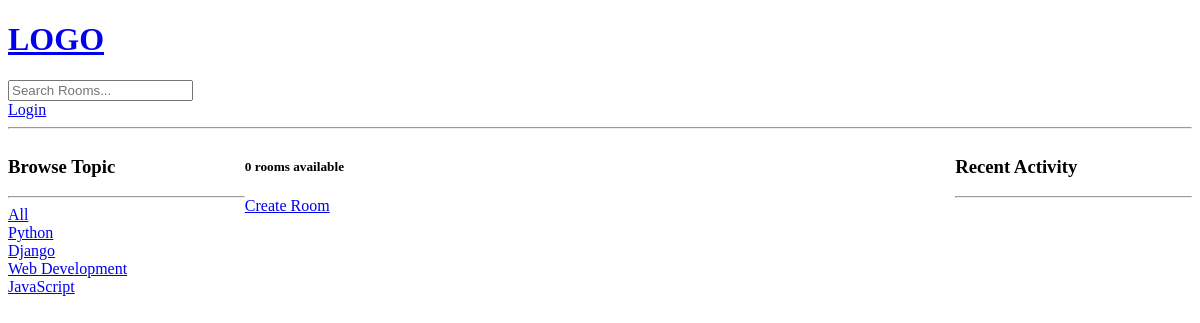
/?q=Python, run on an earlier commit of the app's database.
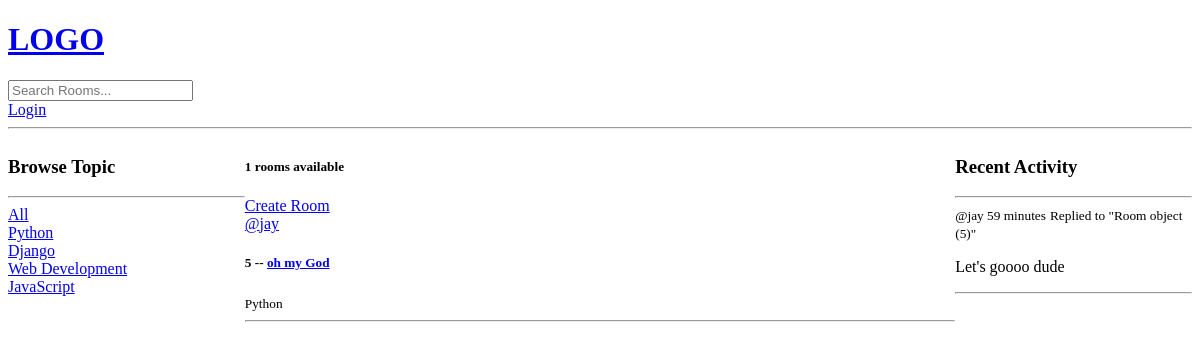
And on a later commit of the database.
### base/models.py (models this page shows, shortened)
class Topic(models.Model):
    name = models.CharField(max_length=200)

class Room(models.Model):
    host = models.ForeignKey(User, on_delete=models.SET_NULL, null=True)
    topic =  models.ForeignKey(Topic, on_delete=models.SET_NULL, null=True)
    name = models.CharField(max_length=200)
    description = models.TextField(null=True, blank =True)
    participants = models.ManyToManyField(User, related_name='participants', blank=True)
    updated = models.DateTimeField(auto_now=True)
    created = models.DateTimeField(auto_now_add=True)

class Message(models.Model):
    user = models.ForeignKey(User, on_delete=models.CASCADE)
    room = models.ForeignKey(Room, on_delete=models.CASCADE)
    body = models.TextField()
    updated = models.DateTimeField(auto_now=True)
    created = models.DateTimeField(auto_now_add=True)

### base/views.py (the view)
# urls.py: path('', views.home, name='home'),
def home(request):
   q = request.GET.get('q') if request.GET.get('q') != None else ''
   rooms = Room.objects.filter(Q(topic__name__icontains=q) |
                               Q(name__icontains=q) |
                               Q(description__icontains=q)
                               )
   topics = Topic.objects.all()
   room_count = rooms.count()
   room_messages = Message.objects.all().order_by('-created').filter(Q(room__topic__name__icontains=q))
   context = {'rooms': rooms, 'topics': topics, "room_count": room_count, "room_messages": room_messages}
   return render(request, 'base/home.html', context )

### base/templates/base/home.html (shortened to what this page needs)
{% extends 'main.html'%} {% block content%}
<div class="home-container">
  <div>
    {% include 'base/topics_component.html' %}
  </div>
  <div>
    <h5>{{room_count}} rooms available</h5>
    <a href="{% url 'create-room'%}">Create Room</a>
      {% include 'base/feed_component.html' %}
  </div>
  <div >
    {% include 'base/activity_component.html' %}
  </div>
</div>
{%endblock content%}

### base/templates/base/topics_component.html
    <h3>Browse Topic</h3>
    <hr />
    <div>
        <a href="{% url 'home' %}"">All</a>
      </div>
    {% for topic in topics %}
      <div>
        <a href="{% url 'home' %}?q={{topic.name}}">{{topic.name}}</a>
      </div>
    {% endfor %}

### base/templates/base/feed_component.html (shortened to what this page needs)
<div>
  {% for room in rooms %}
  <div>
    <a href="{% url 'user-profile' room.host.id %}">@{{room.host.username}}</a>
    <h5>{{room.id}} -- <a href="{% url 'room' room.id %}">{{room.name}}</a></h5>
    <small>{{room.topic.name}}</small>
    <hr />
  </div>
  {% endfor %}
</div>

### base/templates/base/activity_component.html (shortened to what this page needs)
<h3>Recent Activity</h3>
<hr />
{% for message in room_messages %}
<div>
  <small>@{{message.user}} {{message.created | timesince}}</small>
  <small>Replied to "{{message.room}}"</small>
  <p>{{message.body}}</p>
  <hr />
</div>
{% endfor %}

What changed in the data, as far as the page shows it:
added Room: host.username "jay", id "5", name "oh my God", topic.name "Python"
added Message: user "jay", created "59 minutes", room "Room object (5)", body "Let's goooo dude"
Also different on the page:
{{ room_count }}: "0" → "1"
